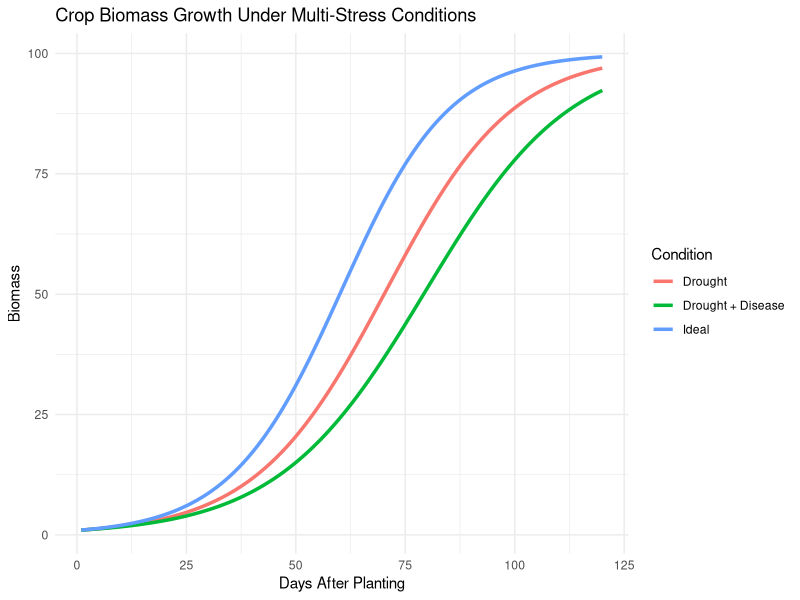

Reproduce this figure in R.
## ---- chunk 1
library(ggplot2)
library(dplyr)
library(tidyr)
## ---- chunk 2
growth_data <- read.csv("../data/multi_stress_crop_growth.csv")
head(growth_data)
## ---- chunk 3
growth_long <- growth_data |>
  pivot_longer(
    cols = c(Biomass_Ideal, Biomass_Drought, Biomass_DroughtDisease),
    names_to = "Condition",
    values_to = "Biomass"
  )
## ---- chunk 4
growth_long$Condition <- recode(
  growth_long$Condition,
  Biomass_Ideal = "Ideal",
  Biomass_Drought = "Drought",
  Biomass_DroughtDisease = "Drought + Disease"
)
## ---- chunk 5
ggplot(growth_long, aes(x = Day, y = Biomass, color = Condition)) +
  geom_line(linewidth = 1.2) +
  labs(
    title = "Crop Biomass Growth Under Multi-Stress Conditions",
    x = "Days After Planting",
    y = "Biomass",
    color = "Condition"
  ) +
  theme_minimal()
## ---- chunk 6
growth_long |>
  group_by(Condition) |>
  summarise(
    Final_Biomass = max(Biomass),
    Mean_Biomass = mean(Biomass)
  )
